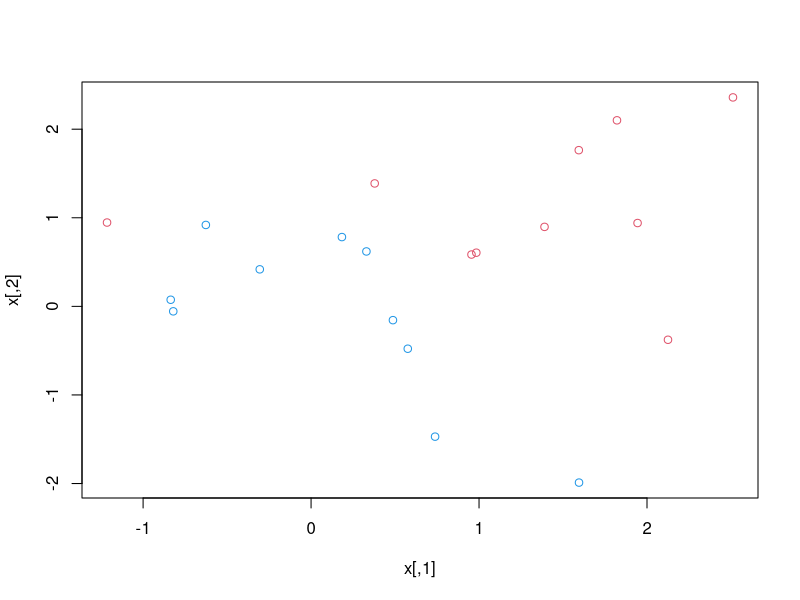
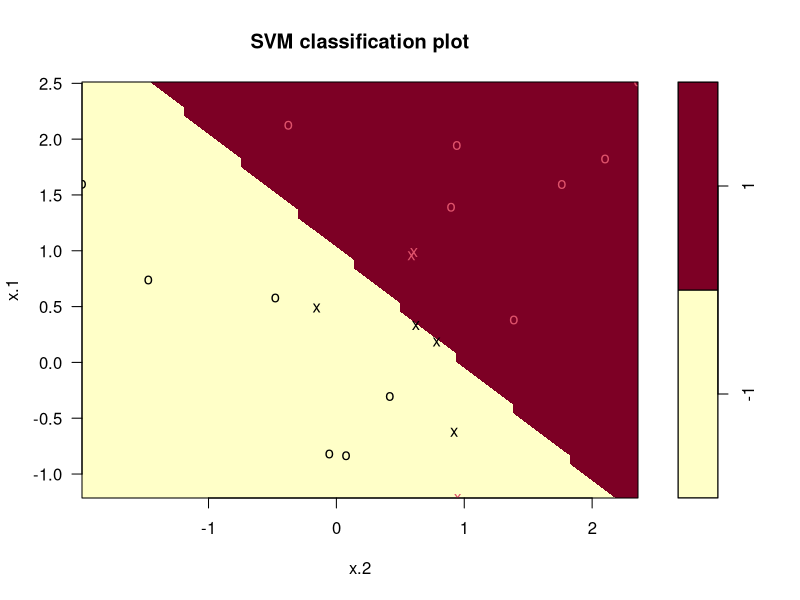
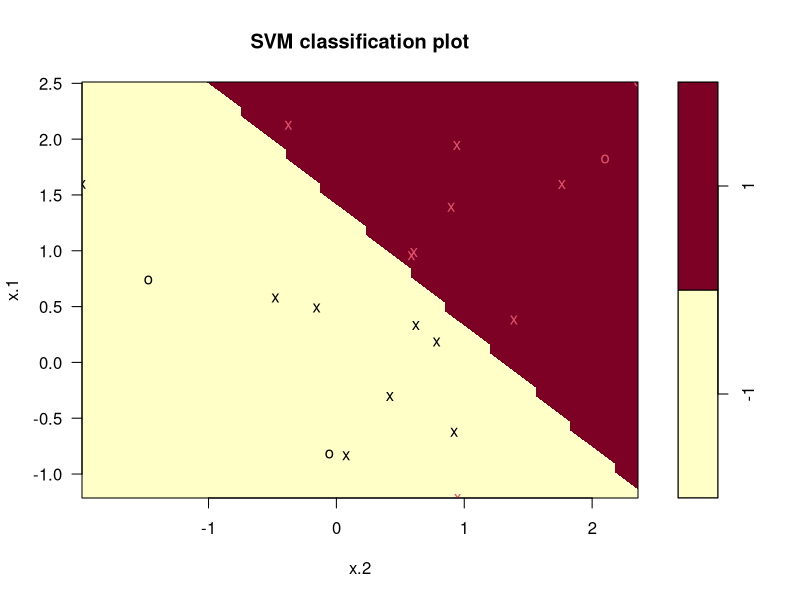
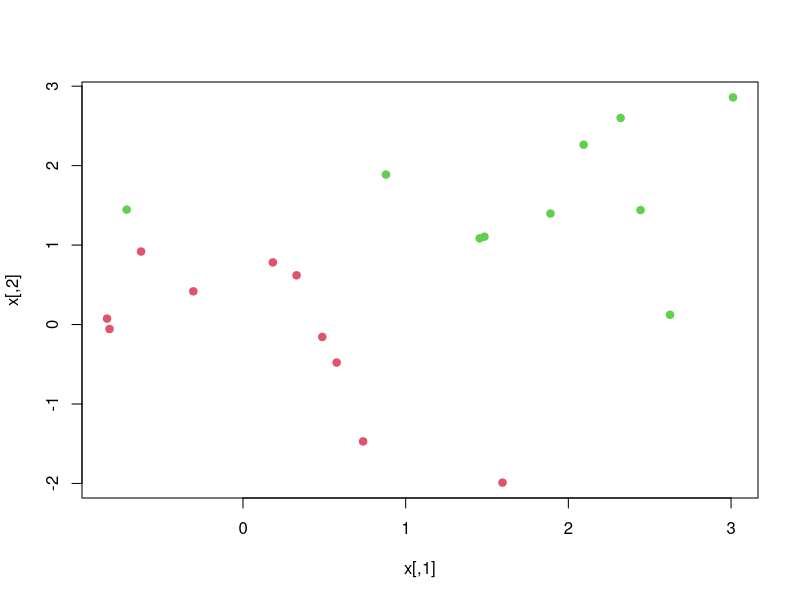
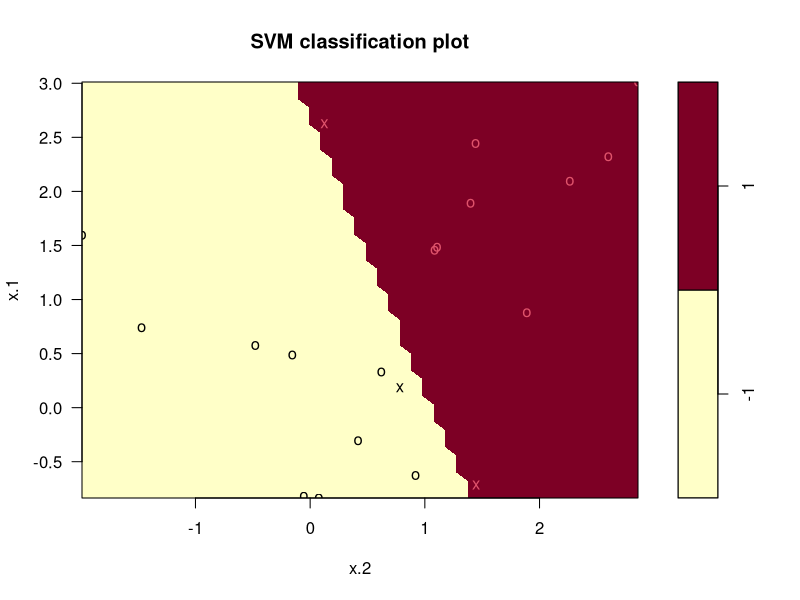
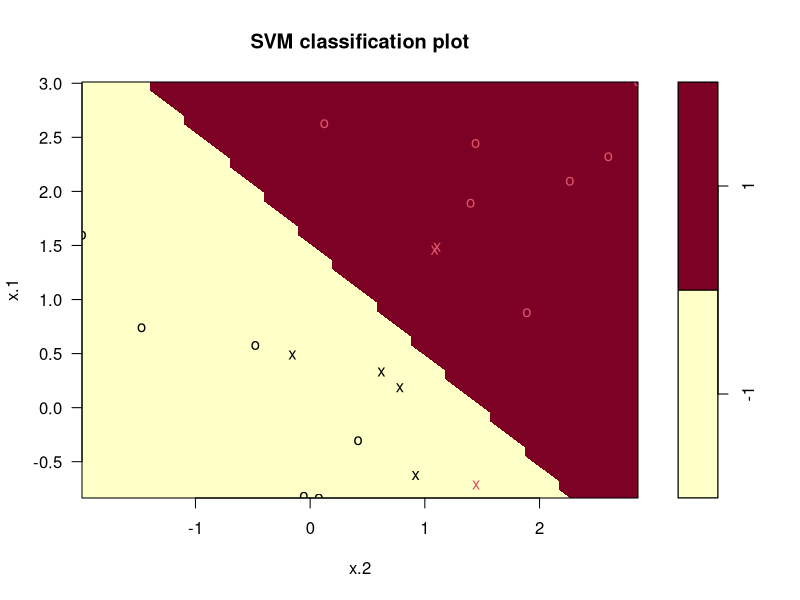

These figures' R source, in order:
library(e1071)
set.seed(1)
x = matrix(rnorm(20*2), ncol=2)
y = c(rep(-1, 10), rep(1, 10))
x[y==1, ] = x[y==1, ] + 1
plot(x, col=(3-y))

dat = data.frame(x=x, y=as.factor(y))
svmfit = svm(y~., data = dat, kernel = "linear", cost = 10, scale = F)

plot(svmfit, dat)

svmfit$index

summary(svmfit)


svmfit = svm(y~., data = dat, kernel = "linear", cost = 0.1, scale = F)
plot(svmfit, dat)
svmfit$index


set.seed(1)
tune.out = tune(svm, y~., data = dat, kernel="linear",
                ranges = list(cost=c(0.001, 0.01, 0.1, 1, 5, 10, 100)))

summary(tune.out)

bestmod = tune.out$best.model
summary(bestmod)

xtest = matrix(rnorm(20*2), ncol=2)
ytest = sample(c(-1, 1), 20, rep = T)
xtest[ytest==1, ] = xtest[ytest==1, ] + 1
testdat = data.frame(x=xtest, y=as.factor(ytest))

ypred = predict(bestmod, testdat)
table(predict = ypred, truth = testdat$y)

x[y==1, ] = x[y==1, ] + 0.5
plot(x, col = (y+5)/2, pch=19)

dat = data.frame(x=x, y=as.factor(y))
svmfit = svm(y~., data = dat, kernel = "linear", cost = 1e5)
summary(svmfit)
plot(svmfit, dat)

svmfit = svm(y~., data = dat, kernel = "linear", cost = 1)
summary(svmfit)
plot(svmfit, dat)
